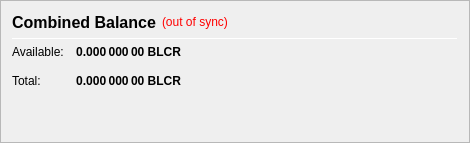
                   <widget class="QFrame" name="frame_CombinedBalances">
                    <property name="minimumSize">
                     <size>
                      <width>470</width>
                      <height>0</height>
                     </size>
                    </property>
                    <property name="frameShape">
                     <enum>QFrame::StyledPanel</enum>
                    </property>
                    <property name="frameShadow">
                     <enum>QFrame::Raised</enum>
                    </property>
                    <layout class="QVBoxLayout" name="verticalLayout_5">
                     <item>
                      <layout class="QHBoxLayout" name="horizontalLayout_5" stretch="0,0,0">
                       <item>
                        <widget class="QLabel" name="label_5z">
                         <property name="minimumSize">
                          <size>
                           <width>0</width>
                           <height>20</height>
                          </size>
                         </property>
                         <property name="font">
                          <font>
                           <pointsize>12</pointsize>
                           <weight>75</weight>
                           <bold>true</bold>
                          </font>
                         </property>
                         <property name="toolTip">
                          <string>Combined Balance (including unconfirmed and immature coins)</string>
                         </property>
                         <property name="text">
                          <string>Combined Balance</string>
                         </property>
                        </widget>
                       </item>
                       <item>
                        <widget class="QLabel" name="labelWalletStatus">
                         <property name="cursor">
                          <cursorShape>WhatsThisCursor</cursorShape>
                         </property>
                         <property name="toolTip">
                          <string>The displayed information may be out of date. Your wallet automatically synchronizes with the BlacerCoin network after a connection is established, but this process has not completed yet.</string>
                         </property>
                         <property name="styleSheet">
                          <string notr="true">QLabel { color: red; }</string>
                         </property>
                         <property name="text">
                          <string notr="true">(out of sync)</string>
                         </property>
                         <property name="alignment">
                          <set>Qt::AlignLeading|Qt::AlignLeft|Qt::AlignVCenter</set>
                         </property>
                        </widget>
                       </item>
                       <item>
                        <spacer name="horizontalSpacer_1">
                         <property name="orientation">
                          <enum>Qt::Horizontal</enum>
                         </property>
                         <property name="sizeHint" stdset="0">
                          <size>
                           <width>40</width>
                           <height>20</height>
                          </size>
                         </property>
                        </spacer>
                       </item>
                      </layout>
                     </item>
                     <item>
                      <widget class="Line" name="line_CombinedBalance">
                       <property name="minimumSize">
                        <size>
                         <width>0</width>
                         <height>1</height>
                        </size>
                       </property>
                       <property name="maximumSize">
                        <size>
                         <width>16777215</width>
                         <height>1</height>
                        </size>
                       </property>
                       <property name="orientation">
                        <enum>Qt::Horizontal</enum>
                       </property>
                      </widget>
                     </item>
                     <item>
                      <layout class="QGridLayout" name="gridLayout_3">
                       <property name="spacing">
                        <number>12</number>
                       </property>
                       <item row="1" column="0">
                        <widget class="QLabel" name="labelBalanceTextz">
                         <property name="text">
                          <string>Available:</string>
                         </property>
                        </widget>
                       </item>
                       <item row="1" column="1">
                        <widget class="QLabel" name="labelBalancez">
                         <property name="font">
                          <font>
                           <weight>75</weight>
                           <bold>true</bold>
                          </font>
                         </property>
                         <property name="cursor">
                          <cursorShape>IBeamCursor</cursorShape>
                         </property>
                         <property name="toolTip">
                          <string>Your current spendable balance</string>
                         </property>
                         <property name="text">
                          <string notr="true">0.000 000 00 BLCR</string>
                         </property>
                         <property name="alignment">
                          <set>Qt::AlignRight|Qt::AlignTrailing|Qt::AlignVCenter</set>
                         </property>
                         <property name="textInteractionFlags">
                          <set>Qt::LinksAccessibleByMouse|Qt::TextSelectableByKeyboard|Qt::TextSelectableByMouse</set>
                         </property>
                        </widget>
                       </item>
                       <item row="2" column="0">
                        <widget class="QLabel" name="labelTotalTextz">
                         <property name="text">
                          <string>Total:</string>
                         </property>
                        </widget>
                       </item>
                       <item row="2" column="1">
                        <widget class="QLabel" name="labelTotalz">
                         <property name="font">
                          <font>
                           <weight>75</weight>
                           <bold>true</bold>
                          </font>
                         </property>
                         <property name="cursor">
                          <cursorShape>IBeamCursor</cursorShape>
                         </property>
                         <property name="toolTip">
                          <string>Total Balance, including all unavailable coins.</string>
                         </property>
                         <property name="text">
                          <string notr="true">0.000 000 00 BLCR</string>
                         </property>
                         <property name="alignment">
                          <set>Qt::AlignRight|Qt::AlignTrailing|Qt::AlignVCenter</set>
                         </property>
                         <property name="textInteractionFlags">
                          <set>Qt::LinksAccessibleByMouse|Qt::TextSelectableByKeyboard|Qt::TextSelectableByMouse</set>
                         </property>
                        </widget>
                       </item>
                       <item row="2" column="3">
                        <spacer name="horizontalSpacer_2">
                         <property name="orientation">
                          <enum>Qt::Horizontal</enum>
                         </property>
                         <property name="sizeHint" stdset="0">
                          <size>
                           <width>40</width>
                           <height>20</height>
                          </size>
                         </property>
                        </spacer>
                       </item>
                      </layout>
                     </item>
                     <item>
                      <spacer name="verticalSpacer_1">
                       <property name="orientation">
                        <enum>Qt::Vertical</enum>
                       </property>
                       <property name="sizeHint" stdset="0">
                        <size>
                         <width>20</width>
                         <height>40</height>
                        </size>
                       </property>
                      </spacer>
                     </item>
                    </layout>
                   </widget>
